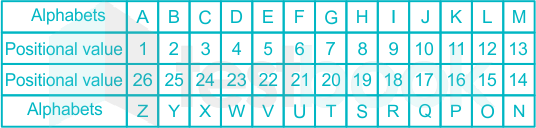
#> input picture removeWaterMark/01374191-a5eb-422b-853d-a8098c7e4040.jpg, 536 x 128 px
$ python -i removeWaterMark.py   (imports and definitions only)
#> lines starting #> are read from the running program, lines starting #| are printed output that depends on the picture; after the words box and inside, x2 and y2 are one past the last pixel; in counts of white or black regions, pixels touching at a corner belong together
from bs4 import BeautifulSoup
import requests
import os
import uuid
from PIL import Image, UnidentifiedImageError
import numpy as np
import cv2
from streamlit import image

# Define your public IP for storing images
PUBLIC_IP = "https://fc.edurev.in/images"
location_of_images = "/var/www/html/images"
local_dir = "/home/er-ubuntu-1/webScrapping/removeWaterMark"  # Local directory to save images

# Ensure the directory exists
# [1 line not run here, left out]
from PIL import Image
from io import BytesIO
# [21 lines left out: functions download_image_direct_link, download_image, not called in this run]


def remove_background_and_convert_to_bw(image_path):
    try:
        img = Image.open(image_path)
#> img is the input picture: PIL image 536x128 RGBA; mean R, G, B, A 197.4, 236.9, 239.6, 248.6
        img_np = np.array(img)
        img_np = cv2.cvtColor(img_np, cv2.COLOR_RGB2BGR)
        gray = cv2.cvtColor(img_np, cv2.COLOR_BGR2GRAY)
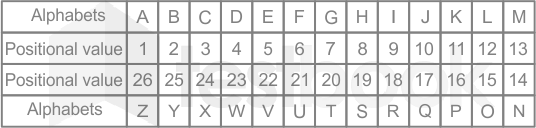
#> gray: shape (128, 536); min 121, max 255, mean 225.4
        _, mask = cv2.threshold(gray, 240, 255, cv2.THRESH_BINARY)
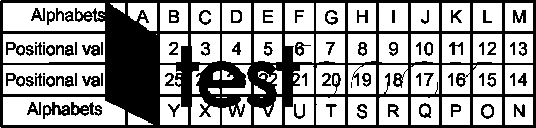
#> mask: shape (128, 536); 62.3% white; 80 black regions (5 under 20 px), largest, box (x1, y1, x2, y2) and area: (0, 0, 536, 128) 20883, (71, 102, 102, 116) 232, (43, 102, 70, 119) 204
        mask_inv = cv2.bitwise_not(mask)
        white_background = np.full_like(img_np, fill_value=255)
        background = cv2.bitwise_and(white_background, white_background, mask=mask)
#> white_background: shape (128, 536, 3); every value is 255
        foreground = cv2.bitwise_and(img_np, img_np, mask=mask_inv)
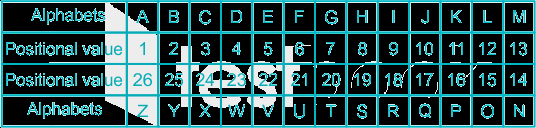
#> foreground: shape (128, 536, 3); mean B, G, R 81.6, 78.9, 41.4
        result = cv2.add(background, foreground)
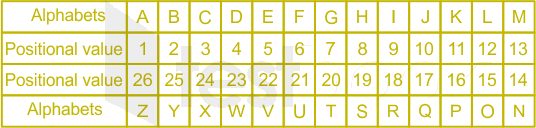
#> result: shape (128, 536, 3); mean of channels 0, 1, 2 240.3, 237.7, 200.1; drawn as R, G, B
        result_rgb = cv2.cvtColor(result, cv2.COLOR_BGR2RGB)
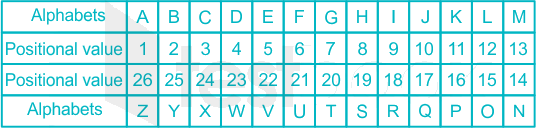
#> result_rgb: shape (128, 536, 3); mean R, G, B 200.1, 237.7, 240.3
        result_img = Image.fromarray(result_rgb)
        # Save the processed image with a UUID
        new_image_name = f"{uuid.uuid4()}.jpg"
        new_image_path = os.path.join(location_of_images, new_image_name)
        new_image_path_public = os.path.join(PUBLIC_IP, new_image_name)
        os.remove(image_path)
        result_img.save(new_image_path)
        return new_image_path_public
    except UnidentifiedImageError:
        print(f"Failed to process image at {image_path}. Image file may be corrupted or in an unsupported format.")
        return None
    except Exception as e:
        print(f"An unexpected error occurred: {e}")
        return None


import requests
import time

# JWT token to be used in the headers
headers = {
  'Cookie': '_ga=GA1.1.21850187.1729853842; i18n_redirected=en; _fbp=fb.1.1729853852318.251930519160225066; _ga_JTP8GYBTE1=GS1.1.1729853842.1.1.1729853904.60.0.1580891050',
  'Authorization': 'JWT eyJhbGciOiJIUzI1NiIsInR5cCI6IkpXVCJ9.eyJ1c2VybmFtZSI6ImFpZWFzZV8xODA1OTJkMGJjMWMwODcyIiwiZXhwIjoxNzMwNDU4NjQ3LCJzdWIiOiJhY2Nlc3MifQ.iK_3WDZcRdcdFWD8q_EMUGQst3RmjbrJTvgrXfpPNZQ'
}# Step 1: Upload the image
# [118 lines left out: functions upload_image, request_watermark_text_removal, check_watermark_task_status, RemoveWaterMarkWithAi, convert_to_black_and_white, HtmlToRemoveWaterMark, not called in this run]

>>> result = remove_background_and_convert_to_bw('removeWaterMark/01374191-a5eb-422b-853d-a8098c7e4040.jpg')

$ run again, on removeWaterMark/01f5ee68-9ea3-471c-80b0-6dbd866d5074.jpg
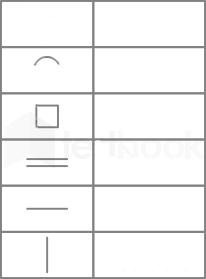
#> input picture removeWaterMark/01f5ee68-9ea3-471c-80b0-6dbd866d5074.jpg, 206 x 279 px
#> in remove_background_and_convert_to_bw, img is the input picture: PIL image 206x279 L; min 102, max 255, mean 242.7
#> in remove_background_and_convert_to_bw, `_, mask = cv2.threshold(gray, 240, 255, cv2.THRESH_BINARY)`:
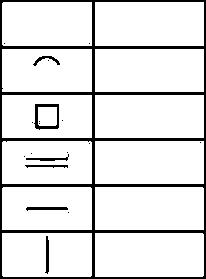
#> mask: shape (279, 206); 88.7% white; 20 black regions (13 under 20 px), largest, box (x1, y1, x2, y2) and area: (0, 0, 206, 279) 5748, (34, 104, 59, 130) 241, (26, 207, 68, 211) 125
#> white_background: shape (279, 206, 3); every value is 255
#> in remove_background_and_convert_to_bw, `foreground = cv2.bitwise_and(img_np, img_np, mask=mask_inv)`:
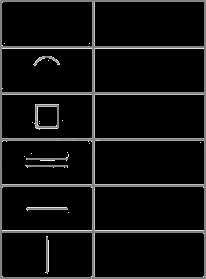
#> foreground: shape (279, 206, 3); min 0, max 240, mean 17.2
